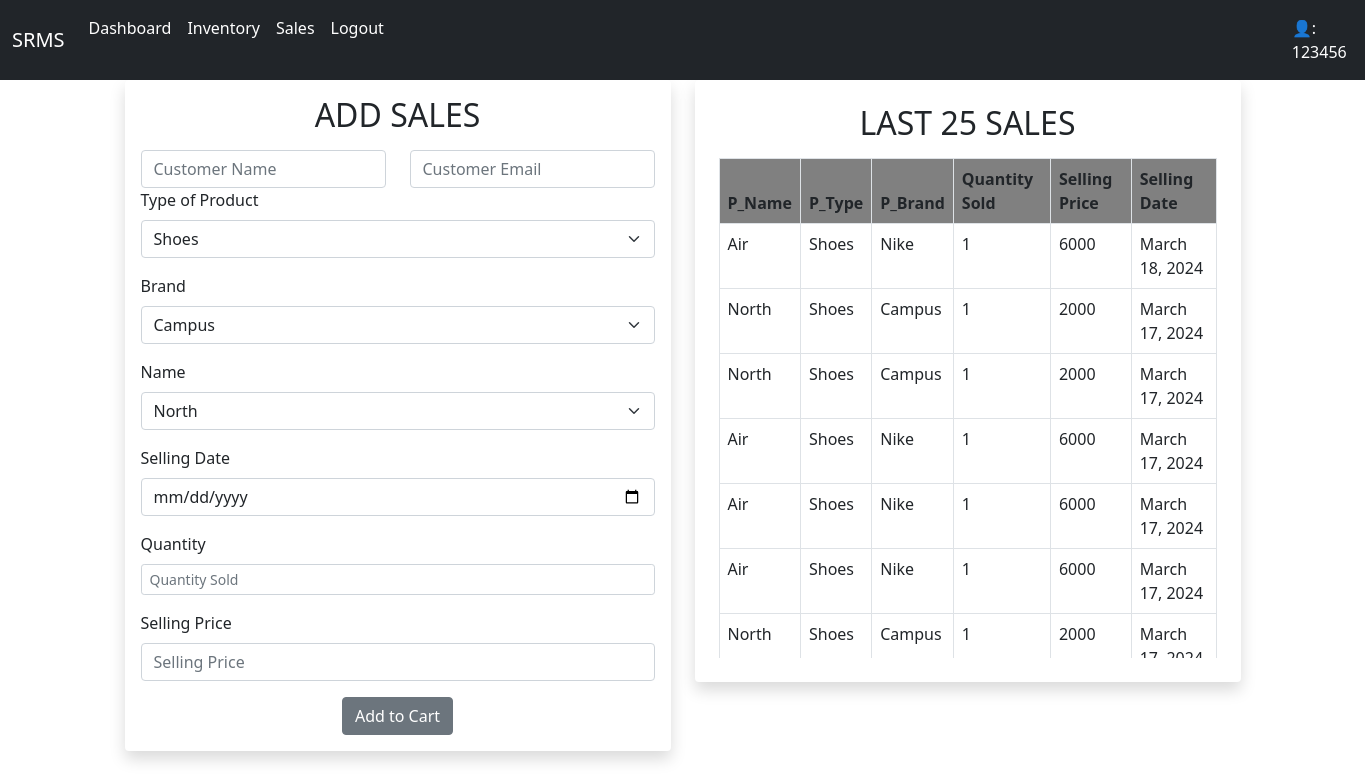
The app's page /sales/ (signed in) with its own data.
### inventory/models.py (models this page shows)
class Sales(models.Model):
    username=models.CharField(max_length=20)
    customer_name = models.CharField(max_length=40)
    customer_email=models.CharField(max_length=20)
    PS_Type=models.CharField(max_length=20)
    PS_Name=models.CharField(max_length=15)
    PS_Brand=models.CharField(max_length=10)
    QuantitySold=models.IntegerField()
    PS_Date=models.DateField(null=True,blank=True)
    SellingPrice=models.IntegerField()

### inventory/views.py (the view, shortened to what this page needs)
# urls.py: path('sales/',iviews.SalesPage,name='sales'),
def SalesPage(request):
    user = request.user
    username = user.username
    producttype = Inventory.objects.filter(username=username).values('P_Type').distinct()
    btype = Inventory.objects.filter(username=username).values('P_Brand').distinct()
    ntype = Inventory.objects.filter(username=username).values('p_Name').distinct()
    qset  = Sales.objects.all().order_by('-PS_Date')[:25]
    context = {'ptypes':producttype,'brandtypes':btype,'pnames':ntype,"Sales":qset}
    return render(request,'inventory/sales.html',context=context)

### templates/inventory/sales.html (shortened to what this page needs)
{% extends 'inventory/base.html' %}
{% block content %}
<div class="container">
  <div class="row">
    <div class="col-md-6">
      <form method="post">
        <div class="shadow p-3 mb-5 bg-white rounded" style="max-width: 600px;">
          <h2 class="text-center mb-3">ADD SALES</h2>
          <div class="row">
            <div class="col">
              <input type="text" class="form-control" placeholder="Customer Name" aria-label="First name" name="cname" style="max-width: 250px;">
            </div>
            <div class="col">
              <input type="email" class="form-control" placeholder="Customer Email" aria-label="email" name="cmail">
            </div>
          </div>
          <label for="stype" class="form-label">Type of Product</label>
          <select id="stype" class="form-select mb-3" aria-label="Type of Product" name="stype">
            {% for ptype in ptypes %}
            <option value="{{ ptype.P_Type }}">{{ ptype.P_Type }}</option>
            {% endfor %}
          </select>
          <label for="sbrand" class="form-label">Brand</label>
          <select id="sbrand" class="form-select mb-3" aria-label="Brand" name="sbrand">
            {% for btype in brandtypes %}
            <option value="{{ btype.P_Brand }}">{{ btype.P_Brand }}</option>
            {% endfor %}
          </select>
          <label for="sname" class="form-label">Name</label>
          <select id="sname" class="form-select mb-3" aria-label="Name" name="sname">
            {% for pname in pnames %}
            <option value="{{ pname.p_Name }}">{{ pname.p_Name }}</option>
            {% endfor %}
          </select>
          <div class="mb-3">
            <label for="sellingDate" class="form-label">Selling Date</label>
            <input type="date" class="form-control" id="sellingDate" name="sellingDate">
          </div>
          <div class="mb-3">
            <label for="scount" class="form-label">Quantity</label>
            <input type="text" class="form-control form-control-sm" id="scount" placeholder="Quantity Sold" name="scount">
          </div>
          <div class="mb-3">
            <label for="sellingPrice" class="form-label">Selling Price</label>
            <input type="text" class="form-control" id="sellingPrice" placeholder="Selling Price" name="sellingPrice">
          </div>
          <button type="submit" class="btn btn-secondary d-block mx-auto">Add to Cart</button>
        </div>
      </form>
    </div>
    <div class="col-md-6">
      <div class="shadow p-4 mb-5 bg-white rounded" style="width: 100%;">
        <h2 class="text-center mb-3">LAST 25 SALES</h2>
        <div class="InventoryStatus" style="max-height: 500px; overflow-y: auto;">
          <table class="table table-bordered table-hover">
            <thead style="background-color: gray;">
              <tr>
                <th>P_Name</th>
                <th>P_Type</th>
                <th>P_Brand</th>
                <th>Quantity Sold</th>
                <th>Selling Price</th>
                <th>Selling Date</th>
              </tr>
            </thead>
            <tbody>
              {% for item in Sales %}
              {% if item.username == user.username %}
              <tr>
                <td>{{ item.PS_Name }}</td>
                <td>{{ item.PS_Type }}</td>
                <td>{{ item.PS_Brand }}</td>
                <td>{{ item.QuantitySold }}</td>
                <td>{{ item.SellingPrice }}</td>
                <td>{{ item.PS_Date }}</td>
              </tr>
              {% endif %}
              {% endfor %}
            </tbody>
          </table>
        </div>
      </div>
    </div>
{% endblock %}

### templates/inventory/base.html (shortened to what this page needs)
<!DOCTYPE html>
<html lang="en">
<head>
    <link href="https://cdn.jsdelivr.net/npm/bootstrap@5.0.2/dist/css/bootstrap.min.css" rel="stylesheet">
</head>
<body>
    <nav class="navbar navbar-expand-lg navbar-dark bg-dark">
        <div class="container-fluid">
          <a class="navbar-brand" href="#">SRMS</a>
          <div class="collapse navbar-collapse" id="navbarNavAltMarkup">
            <div class="navbar-nav">
              <a class="nav-link active" aria-current="page" href="{% url 'dashboard'%}">Dashboard</a>
              <a class="nav-link active" aria-current="page" href="{% url 'inventory'%}">Inventory</a>
              <a class="nav-link active" aria-current="page" href="{% url 'sales'%}">Sales</a>
              <a class="nav-link active" aria-current="page" href="{% url 'logout'%}">Logout</a>
              <a class="nav-link active" aria-current="page" href="#" style="color: white; padding-left: 900px;">&#128100;: {{ user.username }}</a>
            </div>
          </div>
        </div>
      </nav>
    {% block content%}
    {% endblock %}
</body>
</html>

### records on screen
Sales: PS_Name "Air", PS_Type "Shoes", PS_Brand "Nike", QuantitySold "1", SellingPrice "6000", PS_Date "March 18, 2024"
Sales: PS_Name "North", PS_Type "Shoes", PS_Brand "Campus", QuantitySold "1", SellingPrice "2000", PS_Date "March 17, 2024"
Sales: PS_Name "North", PS_Type "Shoes", PS_Brand "Campus", QuantitySold "1", SellingPrice "2000", PS_Date "March 17, 2024"
Sales: PS_Name "Air", PS_Type "Shoes", PS_Brand "Nike", QuantitySold "1", SellingPrice "6000", PS_Date "March 17, 2024"
Sales: PS_Name "Air", PS_Type "Shoes", PS_Brand "Nike", QuantitySold "1", SellingPrice "6000", PS_Date "March 17, 2024"
Sales: PS_Name "Air", PS_Type "Shoes", PS_Brand "Nike", QuantitySold "1", SellingPrice "6000", PS_Date "March 17, 2024"
Sales: PS_Name "North", PS_Type "Shoes", PS_Brand "Campus", QuantitySold "1", SellingPrice "2000", PS_Date "March…"

### other values on screen
{{ user.username }} "123456"
form field stype "Shoes"
form field sbrand "Campus"
form field sname "North"
